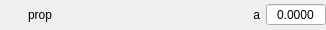
<?xml version="1.0" encoding="UTF-8"?>
<ui version="4.0">
 <class>FloatWidget</class>
 <widget class="QWidget" name="FloatWidget">
  <property name="geometry">
   <rect>
    <x>0</x>
    <y>0</y>
    <width>326</width>
    <height>30</height>
   </rect>
  </property>
  <property name="minimumSize">
   <size>
    <width>0</width>
    <height>0</height>
   </size>
  </property>
  <property name="maximumSize">
   <size>
    <width>16777215</width>
    <height>30</height>
   </size>
  </property>
  <property name="windowTitle">
   <string>Form</string>
  </property>
  <layout class="QHBoxLayout" name="horizontalLayout">
   <property name="leftMargin">
    <number>0</number>
   </property>
   <property name="topMargin">
    <number>0</number>
   </property>
   <property name="rightMargin">
    <number>0</number>
   </property>
   <property name="bottomMargin">
    <number>0</number>
   </property>
   <item>
    <widget class="QLabel" name="mainprop">
     <property name="sizePolicy">
      <sizepolicy hsizetype="Fixed" vsizetype="Preferred">
       <horstretch>0</horstretch>
       <verstretch>0</verstretch>
      </sizepolicy>
     </property>
     <property name="minimumSize">
      <size>
       <width>80</width>
       <height>0</height>
      </size>
     </property>
     <property name="maximumSize">
      <size>
       <width>80</width>
       <height>30</height>
      </size>
     </property>
     <property name="text">
      <string>prop</string>
     </property>
     <property name="alignment">
      <set>Qt::AlignCenter</set>
     </property>
    </widget>
   </item>
   <item>
    <widget class="QLabel" name="subprop1">
     <property name="text">
      <string>a</string>
     </property>
     <property name="alignment">
      <set>Qt::AlignRight|Qt::AlignTrailing|Qt::AlignVCenter</set>
     </property>
    </widget>
   </item>
   <item>
    <widget class="QDoubleSpinBox" name="spinBox1">
     <property name="maximumSize">
      <size>
       <width>60</width>
       <height>16777215</height>
      </size>
     </property>
     <property name="styleSheet">
      <string notr="true">QDoubleSpinBox {
background: &quot;#EAF7FF&quot;;
border-color: &quot;#C0DCF2&quot;;
}</string>
     </property>
     <property name="frame">
      <bool>true</bool>
     </property>
     <property name="alignment">
      <set>Qt::AlignCenter</set>
     </property>
     <property name="buttonSymbols">
      <enum>QAbstractSpinBox::NoButtons</enum>
     </property>
     <property name="decimals">
      <number>4</number>
     </property>
     <property name="minimum">
      <double>-1000.000000000000000</double>
     </property>
     <property name="maximum">
      <double>1000.000000000000000</double>
     </property>
     <property name="singleStep">
      <double>0.100000000000000</double>
     </property>
    </widget>
   </item>
  </layout>
 </widget>
 <resources/>
 <connections/>
</ui>
